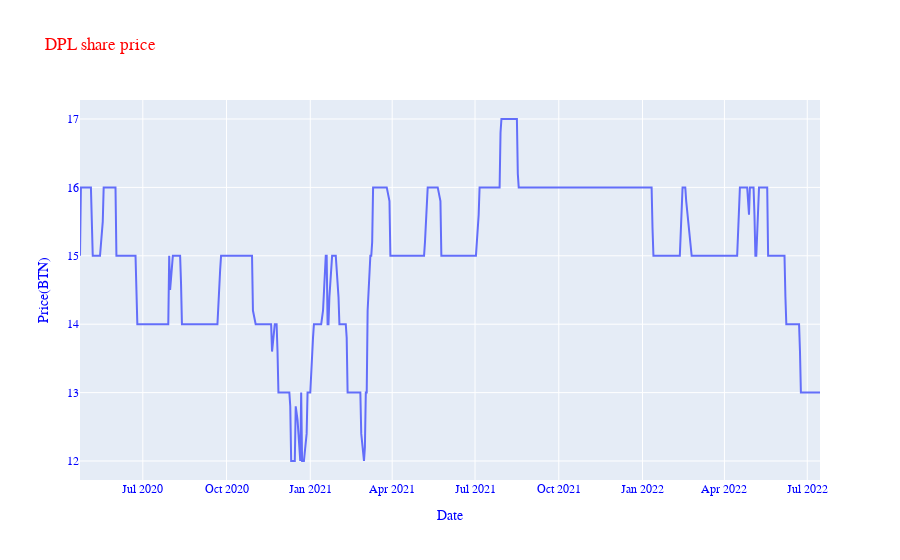

Notebook code cell kept with this figure:
### Code cell
import plotly.graph_objects as go
fig = go.Figure()
fig.add_trace(go.Scatter(x = data.index, y = data["price"], name="price", mode="lines"))

fig.update_layout(
    title = 'DPL share price',
    font_family="Courier New",
    font_color="blue",
    title_font_family="Times New Roman",
    title_font_color="red",
    xaxis_title = 'Date',
    yaxis_title = 'Price(BTN)'
)


fig.show()

### Figure 1 — Plotly figure (JSON) as saved in the notebook; plotly's stock layout.template omitted (floating-point values rounded to 4 significant figures; data arrays with more than 128 entries replaced by an {"elided": "..."} marker saying what was removed)
{"data": [{"mode": "lines", "name": "price", "type": "scatter", "x": {"elided": "548 str values"}, "y": {"elided": "548 float values"}}], "layout": {"autosize": true, "font": {"color": "blue", "family": "Courier New"}, "title": {"font": {"color": "red", "family": "Times New Roman"}, "text": "DPL share price"}, "xaxis": {"autorange": true, "range": ["2020-04-23", "2022-07-15"], "title": {"text": "Date"}, "type": "date"}, "yaxis": {"autorange": true, "range": [11.72, 17.28], "title": {"text": "Price(BTN)"}, "type": "linear"}}}
